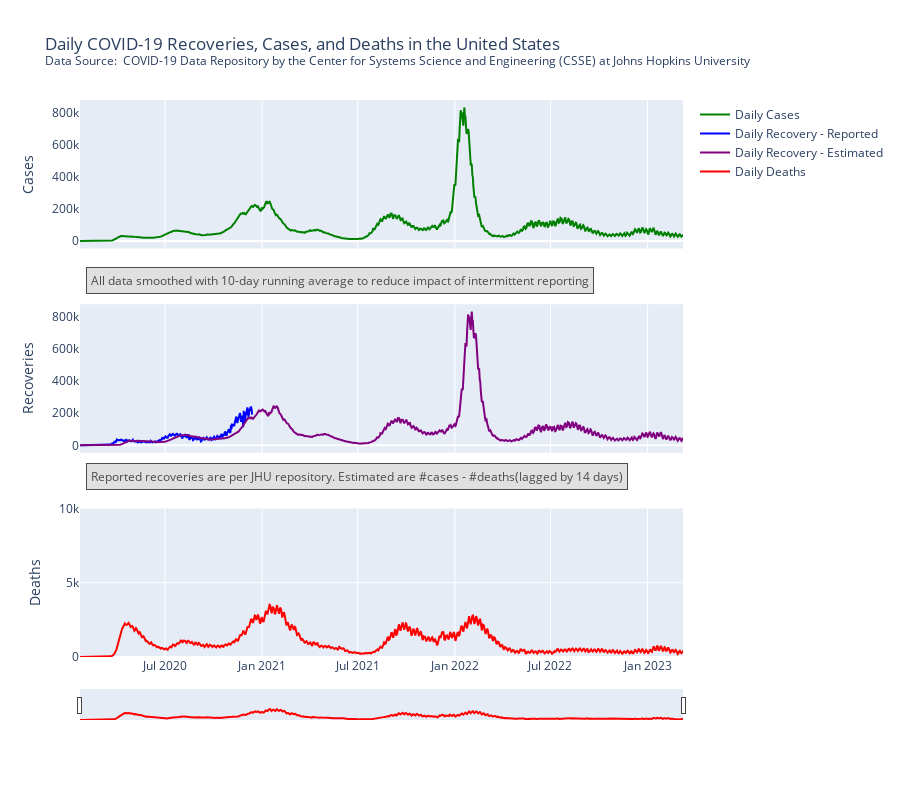

Notebook source saved alongside this figure:
### Code cell
import pandas as pd
import ssl #you can comment this line
import plotly.subplots
import plotly.graph_objects
import numpy as np

#ssl._create_default_https_context = ssl._create_unverified_context  #you can comment this line

dat = pd.read_csv('https://raw.githubusercontent.com/CSSEGISandData/COVID-19/master/csse_covid_19_data/csse_covid_19_time_series/time_series_covid19_recovered_global.csv')

dat = pd.read_csv('https://raw.githubusercontent.com/CSSEGISandData/COVID-19/master/csse_covid_19_data/csse_covid_19_time_series/time_series_covid19_deaths_global.csv')
US_data = dat[dat['Country/Region'] == 'US'].drop(["Province/State", "Country/Region", "Lat", "Long"], axis=1)
US_data.reset_index(inplace=True)
US_data = pd.melt(US_data, id_vars='index', var_name='Date', value_name='CumulativeDeaths')
US_data['DailyDeaths'] = US_data['CumulativeDeaths'].diff()
US_data['Date'] = pd.to_datetime(US_data['Date'], format='%m/%d/%y')
US_data['Smoothed_deaths'] = US_data['DailyDeaths'].rolling(window=10).mean().astype(float) 
US_data['Smoothed_deaths'] = US_data['Smoothed_deaths'].fillna(0) 
US_deaths = US_data.copy()

dat = pd.read_csv('https://raw.githubusercontent.com/CSSEGISandData/COVID-19/master/csse_covid_19_data/csse_covid_19_time_series/time_series_covid19_confirmed_global.csv')
US_data = dat[dat['Country/Region'] == 'US'].drop(["Province/State", "Country/Region", "Lat", "Long"], axis=1)
US_data.reset_index(inplace=True)
US_data = pd.melt(US_data, id_vars='index', var_name='Date', value_name='CumulativeCases')
US_data['DailyCases'] = US_data['CumulativeCases'].diff()
US_data['Date'] = pd.to_datetime(US_data['Date'], format='%m/%d/%y')
US_data['Smoothed_cases'] = US_data['DailyCases'].rolling(window=10).mean().astype(float) 
US_data['Smoothed_cases'] = US_data['Smoothed_cases'].fillna(0) 
US_cases = US_data.copy()

US_data = dat[dat['Country/Region'] == 'US'].drop(["Province/State", "Country/Region", "Lat", "Long"], axis=1)
US_data.reset_index(inplace=True)
US_data = pd.melt(US_data, id_vars='index', var_name='Date', value_name='CumulativeRecovery')
US_data['DailyRecovery'] = US_data['CumulativeRecovery'].diff()
US_data['Date'] = pd.to_datetime(US_data['Date'], format='%m/%d/%y')
#US_data['Smoothed_recoveries'] = US_data['DailyRecovery'].rolling(window=10).mean
US_recovery = US_data[US_data['Date'] < '2020-12-14'].copy()
US_data = US_deaths.merge(US_recovery, on='Date', how='outer').merge(US_cases, on='Date', how='outer')


#Calculated recoveries = cases on day 14 minus deaths on day 1

# Create a new column 'Calc_recoveries' and set all values to 0
US_data['Calc_recoveries'] = 0

# Calculate 'Calc_recoveries' for rows 14 onwards
US_data.loc[14:, 'Calc_recoveries'] = -US_data.loc[14:, 'Smoothed_deaths'].values + US_data.loc[:len(US_data)-15, 'Smoothed_cases'].values
#still getting a future warning for this, likely need to be cautious with resulting data shape/format

#print(US_data)

fig = plotly.subplots.make_subplots(rows=3, cols=1, shared_xaxes=True, vertical_spacing=0.1)


fig.add_trace(
    plotly.graph_objects.Scatter(
        x=US_data['Date'], 
        y=US_data['Smoothed_cases'], 
        mode='lines', 
        name='Daily Cases',
        line=dict(color='green')
    ), row=1, col=1
)

fig.add_trace(
    plotly.graph_objects.Scatter(
        x=US_data['Date'], 
        y=US_data['DailyRecovery'],
        #y=US_data['Smoothed_recoveries'], 
        mode='lines', 
        name='Daily Recovery - Reported',
        line=dict(color='blue')
    ), row=2, col=1
)
fig.add_trace(
    plotly.graph_objects.Scatter(
        x=US_data['Date'], 
        y=US_data['Calc_recoveries'],
        #y=US_data['Smoothed_recoveries'], 
        mode='lines', 
        name='Daily Recovery - Estimated',
        line=dict(color='purple')
    ), row=2, col=1
)

fig.add_trace(
    plotly.graph_objects.Scatter(
        x=US_data['Date'], 
        y=US_data['Smoothed_deaths'], 
        mode='lines', 
        name='Daily Deaths',
        line=dict(color='red')
        
    ), row=3, col=1
)

fig.update_yaxes(range=[0, 10000], row=3, col=1)

fig.update_layout(
    title='Daily COVID-19 Recoveries, Cases, and Deaths in the United States <br><sup>Data Source: <a href="https://github.com/CSSEGISandData/COVID-19"> COVID-19 Data Repository by the Center for Systems Science and Engineering (CSSE) at Johns Hopkins University </a> </sup>',
    height=800,
    xaxis=dict( showticklabels=False),
    yaxis=dict(title='Cases', showline=False, showgrid=False),  
    yaxis2=dict(title='Recoveries', showline=False, showgrid=False),  
    yaxis3=dict(title='Deaths', showline=False, showgrid=False),  
    yaxis3_showgrid=True, 
    xaxis3=dict(rangeslider=dict(visible=True, thickness=0.05), type="date")
)

# Add a text box just inside the first graph
fig.add_annotation(
    xref='paper',
    yref='paper',
    x=0.01,  # Adjust this value to position the text box horizontally
    y= 0.7,  # Adjust this value to position the text box vertically
    text="All data smoothed with 10-day running average to reduce impact of intermittent reporting",
    showarrow=False,
    font=dict(
        size=12,
        color="black"
    ),
    bordercolor="black",
    borderwidth=1,
    borderpad=4,
    bgcolor="lightgrey",
    opacity=0.7
)
# Add a text box next to the second graph
fig.add_annotation(
    xref='paper',
    yref='paper',
    x=.01,  # Adjust this value to position the text box horizontally
    y=.3,  # Adjust this value to position the text box vertically
    text="Reported recoveries are per JHU repository. Estimated are #cases - #deaths(lagged by 14 days)",
    showarrow=False,
    font=dict(
        size=12,
        color="black"
    ),
    bordercolor="black",
    borderwidth=1,
    borderpad=4,
    bgcolor="lightgrey",
    opacity=0.7
)
fig.show()
fig.write_html("index_v3_10.html")

### Figure 1 — Plotly figure (JSON) as saved in the notebook; plotly's stock layout.template omitted (floating-point values rounded to 4 significant figures; data arrays with more than 128 entries replaced by an {"elided": "..."} marker saying what was removed)
{"data": [{"line": {"color": "green"}, "mode": "lines", "name": "Daily Cases", "type": "scatter", "x": {"elided": "1143 str values"}, "xaxis": "x", "y": {"elided": "1143 float values"}, "yaxis": "y"}, {"line": {"color": "blue"}, "mode": "lines", "name": "Daily Recovery - Reported", "type": "scatter", "x": {"elided": "1143 str values"}, "xaxis": "x2", "y": {"elided": "1143 int values"}, "yaxis": "y2"}, {"line": {"color": "purple"}, "mode": "lines", "name": "Daily Recovery - Estimated", "type": "scatter", "x": {"elided": "1143 str values"}, "xaxis": "x2", "y": {"elided": "1143 float values"}, "yaxis": "y2"}, {"line": {"color": "red"}, "mode": "lines", "name": "Daily Deaths", "type": "scatter", "x": {"elided": "1143 str values"}, "xaxis": "x3", "y": {"elided": "1143 float values"}, "yaxis": "y3"}], "layout": {"annotations": [{"bgcolor": "lightgrey", "bordercolor": "black", "borderpad": 4, "borderwidth": 1, "font": {"color": "black", "size": 12}, "opacity": 0.7, "showarrow": false, "text": "All data smoothed with 10-day running average to reduce impact of intermittent reporting", "x": 0.01, "xref": "paper", "y": 0.7, "yref": "paper"}, {"bgcolor": "lightgrey", "bordercolor": "black", "borderpad": 4, "borderwidth": 1, "font": {"color": "black", "size": 12}, "opacity": 0.7, "showarrow": false, "text": "Reported recoveries are per JHU repository. Estimated are #cases - #deaths(lagged by 14 days)", "x": 0.01, "xref": "paper", "y": 0.3, "yref": "paper"}], "height": 800, "title": {"text": "Daily COVID-19 Recoveries, Cases, and Deaths in the United States <br><sup>Data Source: <a href=\"https://github.com/CSSEGISandData/COVID-19\"> COVID-19 Data Repository by the Center for Systems Science and Engineering (CSSE) at Johns Hopkins University </a> </sup>"}, "xaxis": {"anchor": "y", "domain": [0, 1], "matches": "x3", "showticklabels": false}, "xaxis2": {"anchor": "y2", "domain": [0, 1], "matches": "x3", "showticklabels": false}, "xaxis3": {"anchor": "y3", "domain": [0, 1], "rangeslider": {"thickness": 0.05, "visible": true}, "type": "date"}, "yaxis": {"anchor": "x", "domain": [0.7333, 1], "showgrid": false, "showline": false, "title": {"text": "Cases"}}, "yaxis2": {"anchor": "x2", "domain": [0.3667, 0.6333], "showgrid": false, "showline": false, "title": {"text": "Recoveries"}}, "yaxis3": {"anchor": "x3", "domain": [0, 0.2667], "range": [0, 10000], "showgrid": true, "showline": false, "title": {"text": "Deaths"}}}}
